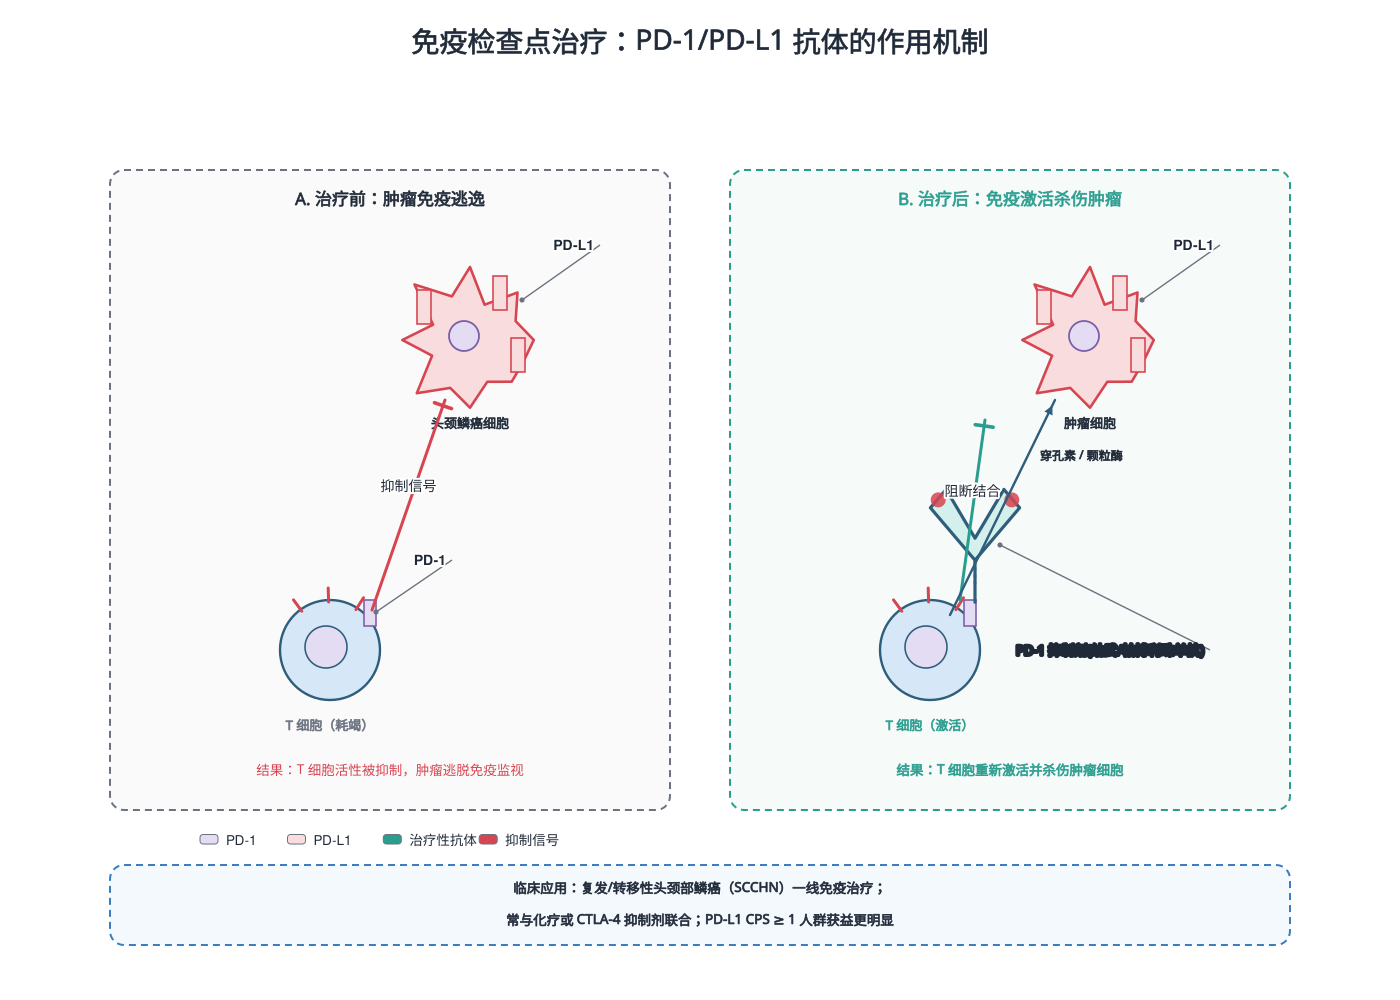

Write Python code to recreate this figure.
# -*- coding: utf-8 -*-
"""头颈部肿瘤 / 肿瘤免疫治疗：PD-1/PD-L1 检查点机制（中心锚点版）"""
import os, sys
sys.path.insert(0, r"C:\Users\Administrator\.workbuddy\skills\medical-illustration\scripts")
from bio_graphics import Canvas, C, leader_label

OUT = os.path.expanduser("~/.workbuddy/skills/medical-illustration/assets/examples/disciplines")
os.makedirs(OUT, exist_ok=True)

c = Canvas(1400, 1000)
c.title("免疫检查点治疗：PD-1/PD-L1 抗体的作用机制", size=28)

# ============ 面板 A：治疗前 ============
c.add("group_box", 390, 490, w=560, h=640, label=None, color=C["gray"], fill="#FAFAFA")
c.text(390, 205, "A. 治疗前：肿瘤免疫逃逸", size=17, bold=True)

c.add("cancer_cell", 470, 340, r=58, label=None)
c.text(470, 428, "头颈鳞癌细胞", size=13, bold=True)
for dx, dy in [(-46, -30), (30, -44), (48, 18)]:
    c.rect(470 + dx - 7, 340 + dy - 20, 14, 34, fill=C["red_l"], stroke=C["red"], width=1.6)
c.raw(leader_label(522, 300, 600, 245, "PD-L1", size=14, bold=True))

c.add("lymphocyte", 330, 650, r=50, label=None, receptor=True)
c.text(330, 730, "T 细胞（耗竭）", size=13, bold=True, fill=C["gray"])
c.rect(330 + 40 - 6, 650 - 50, 12, 26, fill=C["purple_l"], stroke=C["purple"], width=1.6)
c.raw(leader_label(376, 612, 452, 560, "PD-1", size=14, bold=True))

c.arrow(372, 610, 445, 400, kind="inhibition", color=C["red"], width=3.0, label="抑制信号")
c.text(390, 775, "结果：T 细胞活性被抑制，肿瘤逃脱免疫监视", size=13.5, fill=C["red"])

# ============ 面板 B：治疗后 ============
c.add("group_box", 1010, 490, w=560, h=640, label=None, color=C["teal"], fill="#F6FBFA")
c.text(1010, 205, "B. 治疗后：免疫激活杀伤肿瘤", size=17, bold=True, fill=C["teal"])

c.add("cancer_cell", 1090, 340, r=58, label=None)
c.text(1090, 428, "肿瘤细胞", size=13, bold=True)
for dx, dy in [(-46, -30), (30, -44), (48, 18)]:
    c.rect(1090 + dx - 7, 340 + dy - 20, 14, 34, fill=C["red_l"], stroke=C["red"], width=1.6)
c.raw(leader_label(1142, 300, 1220, 245, "PD-L1", size=14, bold=True))

c.add("lymphocyte", 930, 650, r=50, label=None, receptor=True)
c.text(930, 730, "T 细胞（激活）", size=13, bold=True, fill=C["teal"])
c.rect(930 + 40 - 6, 650 - 50, 12, 26, fill=C["purple_l"], stroke=C["purple"], width=1.6)

# 抗体阻断 PD-1
c.add("antibody_igg", 975, 555, size=1.25, fill=C["teal_l"])
c.arrow(960, 600, 985, 420, kind="inhibition", color=C["teal"], width=3.0, label="阻断结合")
c.raw(leader_label(1000, 545, 1210, 650, "PD-1 抑制剂\n(纳武/帕博利珠单抗)", size=13, bold=True))
# 杀伤
c.arrow(950, 615, 1055, 400, kind="activation", width=2.4)
c.text(1040, 460, "穿孔素 / 颗粒酶", size=12, bold=True, anchor="start")
c.text(1010, 775, "结果：T 细胞重新激活并杀伤肿瘤细胞", size=13.5, bold=True, fill=C["teal"])

# 底部临床应用
c.add("group_box", 700, 905, w=1180, h=80, label=None, color=C["blue"], fill="#F4F9FE")
c.text(700, 893, "临床应用：复发/转移性头颈部鳞癌（SCCHN）一线免疫治疗；", size=13.5, bold=True)
c.text(700, 925, "常与化疗或 CTLA-4 抑制剂联合；PD-L1 CPS ≥ 1 人群获益更明显", size=13.5, bold=True)

c.add("legend_row", 200, 845, items=[(C["purple_l"], "PD-1"), (C["red_l"], "PD-L1"),
                                     (C["teal"], "治疗性抗体"), (C["red"], "抑制信号")], size=13.5)

c.save(os.path.join(OUT, "immune_checkpoint.svg"))
c.export(os.path.join(OUT, "immune_checkpoint"), formats=("png",), dpi=300)
print("checkpoint done")
